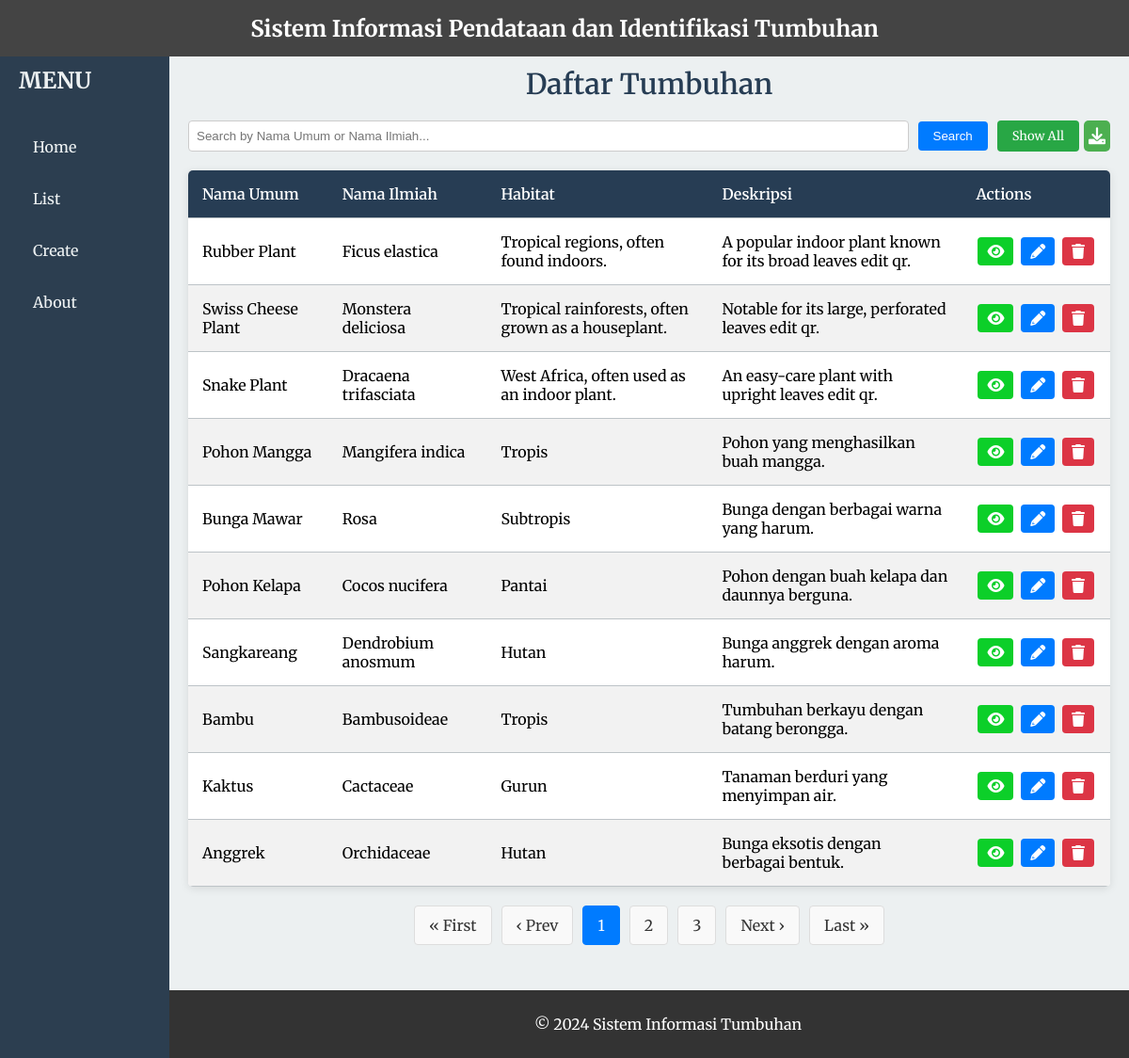
Screenshot of /pages/list.php with the database file from the repository.
### tables this page shows
CREATE TABLE `tumbuhan` (
  `id` int(10) UNSIGNED NOT NULL,
  `nama_ilmiah` varchar(255) NOT NULL,
  `nama_umum` varchar(255) NOT NULL,
  `deskripsi` text DEFAULT NULL,
  `foto` varchar(255) DEFAULT NULL,
  `habitat` varchar(255) DEFAULT NULL,
  `qr_code` varchar(255) NOT NULL,
  `created_at` timestamp NOT NULL DEFAULT current_timestamp(),
  `updated_at` timestamp NOT NULL DEFAULT current_timestamp() ON UPDATE current_timestamp()
);

### pages/list.php (the view, shortened to what this page needs)
<?php
include '../db.php';
$recordsPerPage = 10;
$current_page = isset($_GET['page']) ? (int)$_GET['page'] : 1;
$start = ($current_page - 1) * $recordsPerPage;
$searchQuery = "";
try {
    $countStmt = $pdo->prepare("SELECT COUNT(*) FROM tumbuhan WHERE nama_umum LIKE :search OR nama_ilmiah LIKE :search");
    $countStmt->execute(['search' => '%' . $searchQuery . '%']);
    $totalRecords = $countStmt->fetchColumn();
    if (!empty($searchQuery)) {
        $stmt = $pdo->prepare("SELECT * FROM tumbuhan WHERE nama_umum LIKE :search OR nama_ilmiah LIKE :search LIMIT :start, :limit");
        $stmt->bindValue(':search', '%' . $searchQuery . '%', PDO::PARAM_STR);
        $stmt->bindValue(':start', $start, PDO::PARAM_INT);
        $stmt->bindValue(':limit', $recordsPerPage, PDO::PARAM_INT);
        $stmt->execute();
    } else {
        $stmt = $pdo->prepare("SELECT * FROM tumbuhan LIMIT :start, :limit");
        $stmt->bindValue(':start', $start, PDO::PARAM_INT);
        $stmt->bindValue(':limit', $recordsPerPage, PDO::PARAM_INT);
        $stmt->execute();
    }
    $tumbuhanList = $stmt->fetchAll(PDO::FETCH_ASSOC);
} catch (PDOException $e) {
    echo "Error: " . $e->getMessage();
}
$totalPages = ceil($totalRecords / $recordsPerPage);
?>
<?php include '../includes/header.php'; ?>
<?php include '../includes/sidebar.php'; ?>
<link rel="stylesheet" href="../assets/css/style_list.css">
<div class="main-content">
    <h1 class="table-title">Daftar Tumbuhan</h1>
    <form method="GET" action="list.php" class="search-form">
        <input type="text" name="search" placeholder="Search by Nama Umum or Nama Ilmiah..." value="<?php echo isset($_GET['search']) ? htmlspecialchars($_GET['search']) : ''; ?>">
        <button type="submit">Search</button>
        <a href="list.php" class="show-all-button">Show All</a>
        <div class="download-container">
            <a href="download_list.php" class="download-button"><i class="fas fa-download"></i></a>
        </div>
    </form>
    <table class="tumbuhan-table">
        <thead>
            <tr>
                <th>Nama Umum</th>
                <th>Nama Ilmiah</th>
                <th>Habitat</th>
                <th>Deskripsi</th>
                <th>Actions</th>
            </tr>
        </thead>
        <tbody>
            <?php
            if (!empty($tumbuhanList)) {
                foreach ($tumbuhanList as $row) {
                    echo "<tr>";
                    echo "<td>" . htmlspecialchars($row['nama_umum']) . "</td>";
                    echo "<td>" . htmlspecialchars($row['nama_ilmiah']) . "</td>";
                    echo "<td>" . htmlspecialchars($row['habitat']) . "</td>";
                    echo "<td>" . htmlspecialchars($row['deskripsi']) . "</td>";
                    echo "<td class='actions'>
                                <a href='view.php?id=" . $row['id'] . "' class='view-button'><i class='fas fa-eye'></i></a>
                                <a href='edit.php?id=" . $row['id'] . "' class='edit-button'><i class='fas fa-pencil'></i></a>
                                <a href='delete.php?id=" . $row['id'] . "' class='delete-button' onclick='return confirm(\"Are you sure?\");'><i class='fas fa-trash'></i></a>
                              </td>";
                    echo "</tr>";
                }
            } else {
                echo "<tr><td colspan='5'>No data found</td></tr>";
            }
            ?>
        </tbody>
    </table>
    <div class="pagination">
        <a href="?page=1<?php echo !empty($searchQuery) ? '&search=' . urlencode($searchQuery) : ''; ?>" class="page-link">« First</a>
        <a href="?page=<?php echo max(1, $current_page - 1); ?><?php echo !empty($searchQuery) ? '&search=' . urlencode($searchQuery) : ''; ?>" class="page-link">‹ Prev</a>
        <?php for ($i = 1; $i <= $totalPages; $i++): ?>
            <a href="?page=<?php echo $i; ?><?php echo !empty($searchQuery) ? '&search=' . urlencode($searchQuery) : ''; ?>" class="page-link <?php echo ($i == $current_page) ? 'active' : ''; ?>">
                <?php echo $i; ?>
            </a>
        <?php endfor; ?>
        <a href="?page=<?php echo min($totalPages, $current_page + 1); ?><?php echo !empty($searchQuery) ? '&search=' . urlencode($searchQuery) : ''; ?>" class="page-link">Next ›</a>
        <a href="?page=<?php echo $totalPages; ?><?php echo !empty($searchQuery) ? '&search=' . urlencode($searchQuery) : ''; ?>" class="page-link">Last »</a>
    </div>
</div>
<?php include '../includes/footer.php'; ?>

### assets/css/style_layout.css (style rules this page uses)
body { font-family: 'Merriweather', serif; margin: 0; padding: 0; box-sizing: border-box; }
.main-content { margin-left: 270px; padding: 20px; overflow: auto; }

### assets/css/style_list.css (style rules this page uses)
body { font-family: 'Merriweather', serif; margin: 0; padding: 0; display: flex; background-color: #f5f5f5; }
.main-content { margin-left: 180px; padding: 20px; width: calc(100% - 220px); background-color: #ecf0f1; min-height: 100vh; }
.main-content h1 { margin-top: 50px; font-size: 30px; font-weight: 600; color: #273d54; margin-bottom: 20px; text-align: center; }
.search-form { margin-bottom: 20px; display: flex; align-items: center; }
.search-form input[type="text"] { flex: 1; padding: 8px; border-radius: 4px; border: 1px solid #ccc; margin-right: 10px; }
.search-form button { padding: 8px 16px; background-color: #007bff; color: #fff; border: none; border-radius: 4px; cursor: pointer; transition: background-color 0.3s ease; }
.search-form .show-all-button { display: inline-block; padding: 8px 16px; margin-left: 10px; text-decoration: none; color: #fff; background-color: #28a745; border-radius: 4px; transition: background-color 0.3s ease; font-size: 13px; }
.tumbuhan-table { width: 100%; border-collapse: collapse; background-color: white; box-shadow: 0 2px 10px rgba(0, 0, 0, 0.1); border-radius: 5px; overflow: hidden; }
.tumbuhan-table th, .tumbuhan-table td { padding: 15px; text-align: left; border-bottom: 1px solid #bdc3c7; }
.tumbuhan-table th { background-color: #273d54; color: white; font-weight: 600; }
.tumbuhan-table tr:nth-child(even) { background-color: #f2f2f2; }
.tumbuhan-table td { vertical-align: middle; }
.tumbuhan-table .edit-button, .tumbuhan-table .delete-button, .tumbuhan-table .view-button { display: inline-block; padding: 5px 10px; margin: 2px; text-decoration: none; color: #fff; background-color: #007bff; border-radius: 4px; transition: background-color 0.3s ease; }
.tumbuhan-table .delete-button { background-color: #dc3545; }
.tumbuhan-table .view-button { background-color: #0ccf29; }
.tumbuhan-table .actions { white-space: nowrap; }
.pagination { display: flex; justify-content: center; margin-top: 20px; margin-bottom: 100px; }
.page-link { display: inline-block; padding: 10px 15px; margin: 0 5px; border: 1px solid #ddd; border-radius: 4px; text-decoration: none; color: #333; background-color: #f9f9f9; }
.page-link.active { background-color: #007bff; color: white; border-color: #007bff; }
.download-button { display: inline-block; background-color: #4CAF50; color: white; padding: 5px; text-decoration: none; border-radius: 5px; font-size: 18px; transition: background-color 0.3s ease; border: none; cursor: pointer; margin-left: 5px; }
.download-button i { margin: 0; }

### rows the page displays
tumbuhan: nama_umum "Rubber Plant", nama_ilmiah "Ficus elastica", habitat "Tropical regions, often found indoors.", deskripsi "A popular indoor plant known for its broad leaves edit qr."
tumbuhan: nama_umum "Swiss Cheese Plant", nama_ilmiah "Monstera deliciosa", habitat "Tropical rainforests, often grown as a houseplant.", deskripsi "Notable for its large, perforated leaves edit qr."
tumbuhan: nama_umum "Snake Plant", nama_ilmiah "Dracaena trifasciata", habitat "West Africa, often used as an indoor plant.", deskripsi "An easy-care plant with upright leaves edit qr."
tumbuhan: nama_umum "Pohon Mangga", nama_ilmiah "Mangifera indica", habitat "Tropis", deskripsi "Pohon yang menghasilkan buah mangga."
tumbuhan: nama_umum "Bunga Mawar", nama_ilmiah "Rosa", habitat "Subtropis", deskripsi "Bunga dengan berbagai warna yang harum."
tumbuhan: nama_umum "Pohon Kelapa", nama_ilmiah "Cocos nucifera", habitat "Pantai", deskripsi "Pohon dengan buah kelapa dan daunnya berguna."
tumbuhan: nama_umum "Sangkareang", nama_ilmiah "Dendrobium anosmum", habitat "Hutan", deskripsi "Bunga anggrek dengan aroma harum."
tumbuhan: nama_umum "Bambu", nama_ilmiah "Bambusoideae", habitat "Tropis", deskripsi "Tumbuhan berkayu dengan batang berongga."
tumbuhan: nama_umum "Kaktus", nama_ilmiah "Cactaceae", habitat "Gurun", deskripsi "Tanaman berduri yang menyimpan air."
tumbuhan: nama_umum "Anggrek", nama_ilmiah "Orchidaceae", habitat "Hutan", deskripsi "Bunga eksotis dengan berbagai bentuk."
